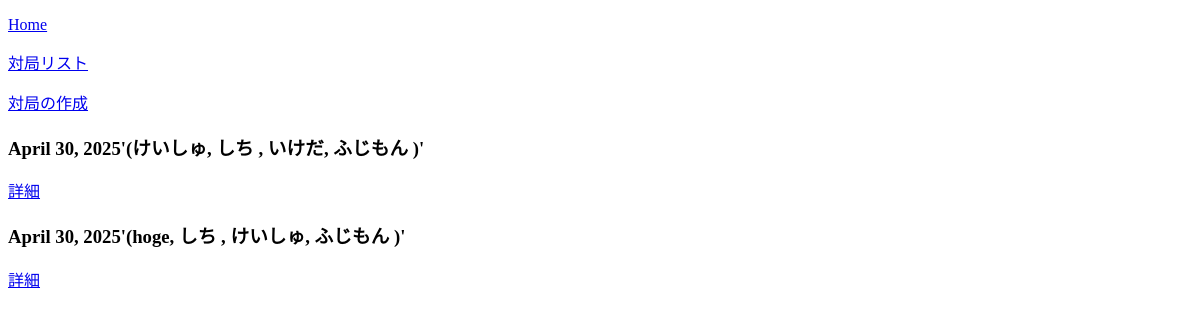
Page /game_list on the earlier database version.
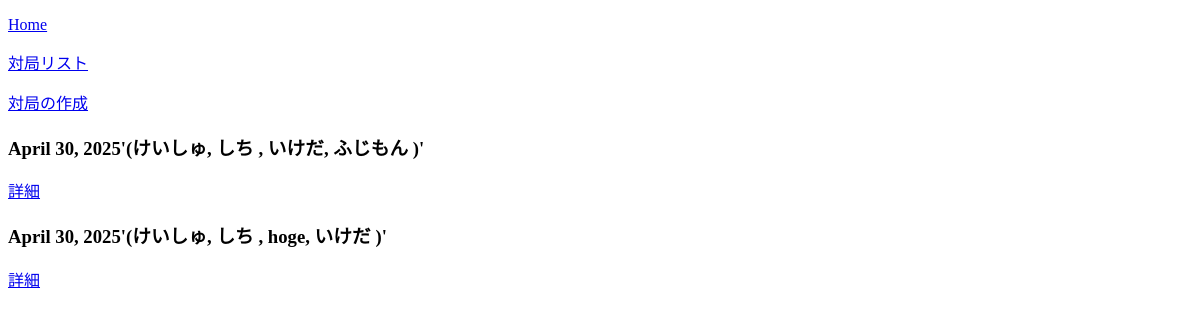
Same page on the later database version.
### score/models.py (models this page shows, shortened)
class GameModel(models.Model):  # 1日分の麻雀対局を表す
    id = models.UUIDField(primary_key=True, default=uuid.uuid4, editable=False)
    setting = models.ForeignKey(
        'GameSettingModel',
        on_delete=models.SET_NULL,
        null=True,
        blank=True,
        verbose_name='適用する設定'
    )
    date = models.DateField(auto_now_add=True)
    player1 = models.ForeignKey(PlayerModel, on_delete=models.CASCADE, related_name='game_player1')
    player2 = models.ForeignKey(PlayerModel, on_delete=models.CASCADE, related_name='game_player2')
    player3 = models.ForeignKey(PlayerModel, on_delete=models.CASCADE, related_name='game_player3')
    player4 = models.ForeignKey(PlayerModel, on_delete=models.CASCADE, related_name='game_player4')

class PlayerModel(models.Model):
    name = models.CharField(max_length=100, unique=True)
    def __str__(self):
        return self.name

### score/views.py (the view)
# urls.py: path('game_list',game_listfunc,name='game_list'),
def game_listfunc(request):
    game_list = GameModel.objects.all()
    return render(request,'game_list.html',{'game_list':game_list})

### templates/game_list.html
{% extends 'base.html' %}
{% block content %}
<p><a href="{% url 'home' %}">Home</a></p>
<p><a href="{% url 'game_list' %}">対局リスト</a></p>
<p>
    <a href="{% url 'game_create' %}">対局の作成</a>
</p>
{% for item in game_list %}
<div>
    <h3>{{ item.date }}'({{item.player1}}, {{item.player2}} , {{item.player3}}, {{item.player4}} )'</h3>
    <p><a href="{% url 'game_detail' pk=item.id %}">詳細</a></p>
</div>
{% endfor %}
{% endblock content %}

### templates/base.html (shortened to what this page needs)
<!DOCTYPE html>
<html lang="en">
<head>
</head>
<body>
    {% block content %}
    {% endblock content %}
</body>
</html>

Differences in the rows shown:
removed GameModel: date "April 30, 2025", player1 "hoge", player2 "しち", player3 "けいしゅ", player4 "ふじもん"
added GameModel: date "April 30, 2025", player1 "けいしゅ", player2 "しち", player3 "hoge", player4 "いけだ"
